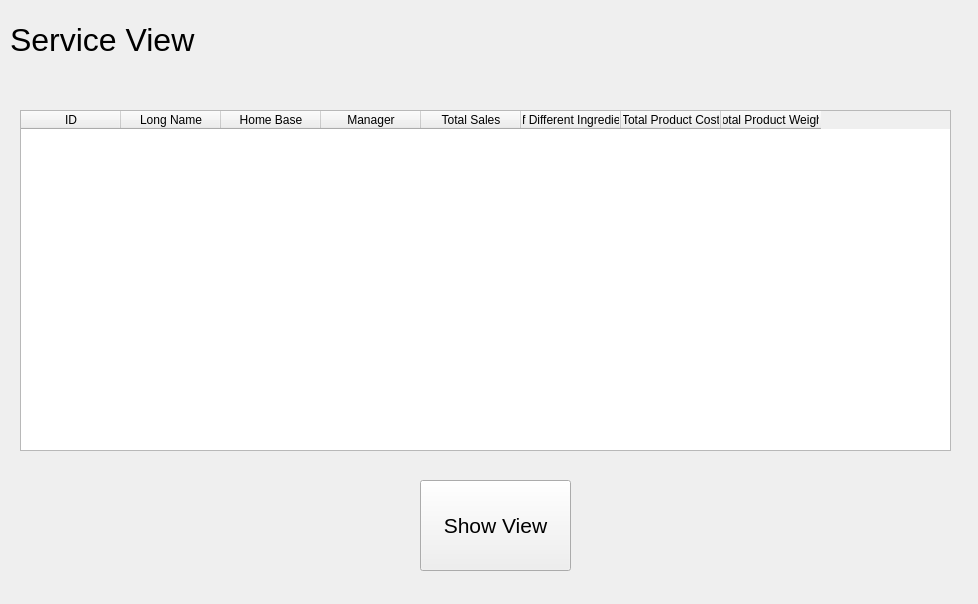
<?xml version="1.0" encoding="UTF-8"?>
<ui version="4.0">
 <class>Form</class>
 <widget class="QWidget" name="Form">
  <property name="geometry">
   <rect>
    <x>0</x>
    <y>0</y>
    <width>978</width>
    <height>604</height>
   </rect>
  </property>
  <property name="windowTitle">
   <string>Form</string>
  </property>
  <widget class="QLabel" name="label">
   <property name="geometry">
    <rect>
     <x>10</x>
     <y>10</y>
     <width>281</width>
     <height>61</height>
    </rect>
   </property>
   <property name="text">
    <string>&lt;html&gt;&lt;head/&gt;&lt;body&gt;&lt;p&gt;&lt;span style=&quot; font-size:24pt;&quot;&gt;Service View&lt;/span&gt;&lt;/p&gt;&lt;/body&gt;&lt;/html&gt;</string>
   </property>
   <property name="margin">
    <number>3</number>
   </property>
  </widget>
  <widget class="QTableWidget" name="tableWidget">
   <property name="geometry">
    <rect>
     <x>20</x>
     <y>110</y>
     <width>931</width>
     <height>341</height>
    </rect>
   </property>
   <property name="alternatingRowColors">
    <bool>false</bool>
   </property>
   <property name="columnCount">
    <number>8</number>
   </property>
   <column>
    <property name="text">
     <string>ID</string>
    </property>
   </column>
   <column>
    <property name="text">
     <string>Long Name</string>
    </property>
   </column>
   <column>
    <property name="text">
     <string>Home Base</string>
    </property>
   </column>
   <column>
    <property name="text">
     <string>Manager</string>
    </property>
   </column>
   <column>
    <property name="text">
     <string>Total Sales</string>
    </property>
   </column>
   <column>
    <property name="text">
     <string># of Different Ingredients</string>
    </property>
   </column>
   <column>
    <property name="text">
     <string>Total Product Cost</string>
    </property>
   </column>
   <column>
    <property name="text">
     <string>Total Product Weight</string>
    </property>
   </column>
  </widget>
  <widget class="QPushButton" name="tableButton">
   <property name="geometry">
    <rect>
     <x>420</x>
     <y>480</y>
     <width>151</width>
     <height>91</height>
    </rect>
   </property>
   <property name="font">
    <font>
     <pointsize>16</pointsize>
    </font>
   </property>
   <property name="text">
    <string>Show View</string>
   </property>
  </widget>
 </widget>
 <resources/>
 <connections/>
</ui>
